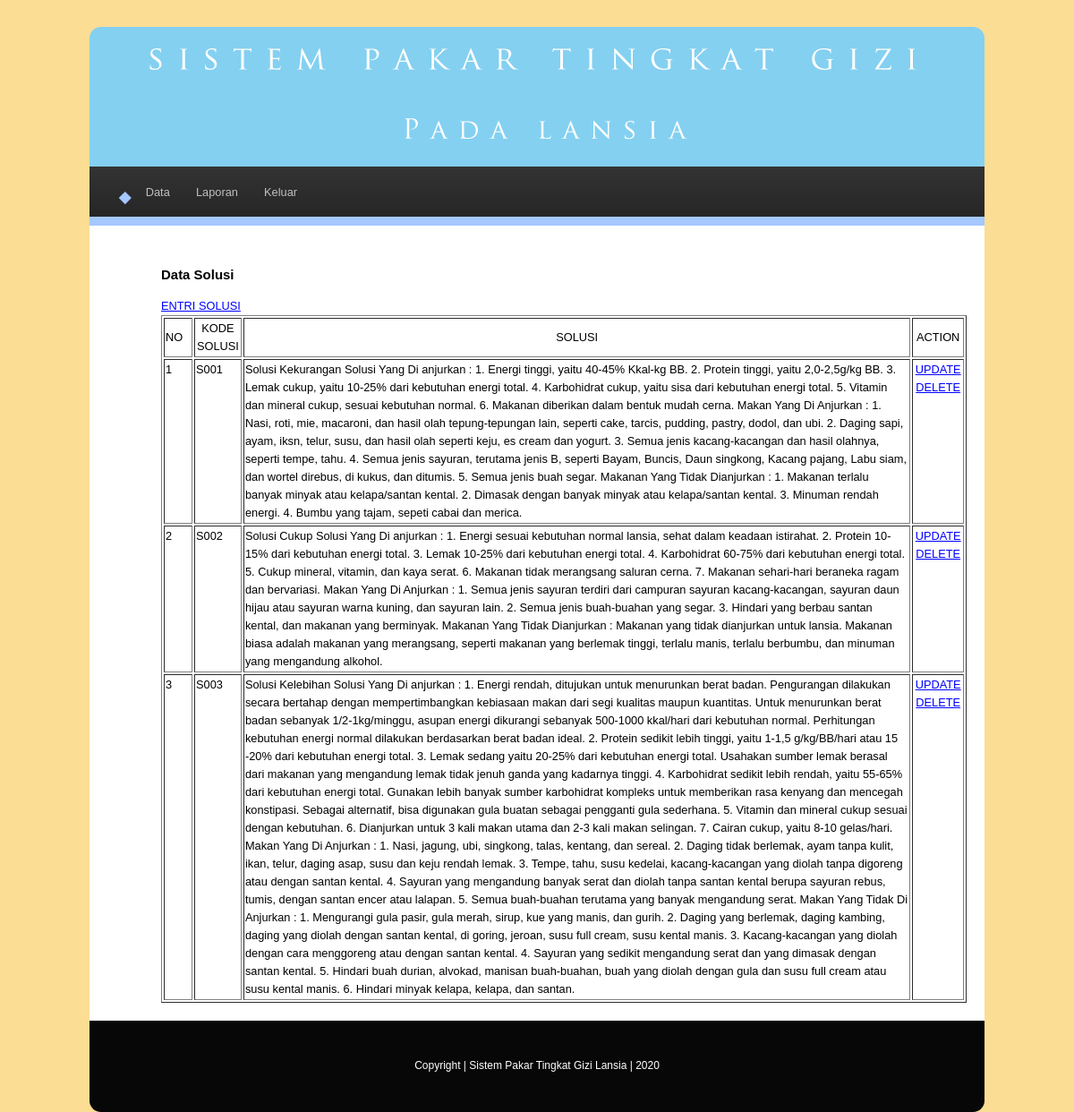
The app's page /admin/media.php?mod=solusi (signed in) with its own data.
### tables this page shows
CREATE TABLE IF NOT EXISTS `tblsolusi` (
  `idsolusi` varchar(5) NOT NULL,
  `keterangansolusi` text NOT NULL,
  PRIMARY KEY (`idsolusi`)
);

### admin/laporanterapi.php (the view)
<a href="?mod=entryterapi">ENTRI SOLUSI </a>
<table width="100%" border="1">
  <tr>
    <td width="28">NO</td>
    <td ><div align="center">KODE SOLUSI  </div></td>
    <td><div align="center">SOLUSI</div></td>
    <td><div align="center">ACTION</div></td>
  </tr>
  <?php
$no = 1 ;
$noo = 1 ;
$sql = mysql_query("SELECT * FROM tblsolusi");
while($hasil=mysql_fetch_array($sql))
{
$vidterapi = $hasil['idsolusi'];
$vketeranganterapi= $hasil['keterangansolusi'];
?>
  <tr>
    <td valign="top"><?php echo "$noo"; ?></td>
    <td valign="top"><?php echo "$vidterapi"; ?></td>
    <td valign="top"><?php echo "$vketeranganterapi"; ?></td>
    <td colspan="2" valign="top"><div align="center"><a href="media.php?mod=updateterapi&idterapi=<?php echo "$vidterapi"; ?>"> UPDATE </a>
    <a href="deleteterapi.php?idterapi=<?php echo $vidterapi;?> "> DELETE </a></div></td>
  </tr>
<?php $noo=$no+$noo;
} ?>
</table>

### admin/style.css (style rules this page uses)
body { font-size:0.8em; line-height:20px; font-family: "Trebuchet MS", Arial; width: 1000px; margin-top: 30px; margin-right: auto; margin-bottom: auto; margin-left: auto; background-image: url(../images/bcg.jpg); background-repeat: repeat; }
a { color:#0000FF; }

### records on screen
tblsolusi: idsolusi "S001", keterangansolusi "Solusi Kekurangan Solusi Yang Di anjurkan : 1. Energi tinggi, yaitu 40-45% Kkal-kg BB. 2. Protein tinggi, yaitu 2,0-2,5g/kg BB. 3. Lemak cukup, yaitu 10-25% dari kebutuhan energi total. 4. Karbohidrat cukup, yaitu sisa dari kebutuhan energi total. 5. Vitamin dan mineral cukup, sesuai kebutuhan normal. 6. Makanan diberikan dalam bentuk mudah cerna. Makan Yang Di Anjurkan : 1. Nasi, roti, mie, macaroni, dan hasil olah tepung-tepungan lain, seperti cake, tarcis, pudding, pastry, dodol, dan ubi. 2. Daging sapi, ayam, iksn, telur, susu, dan hasil olah seperti keju, es cream dan yogurt. 3. Semua jenis kacang-kacangan dan hasil olahnya, seperti tempe, tahu. 4. Semua jenis sayuran, terutama jenis…"
tblsolusi: noo "2", idsolusi "S002", keterangansolusi "Solusi Cukup Solusi Yang Di anjurkan : 1. Energi sesuai kebutuhan normal lansia, sehat dalam keadaan istirahat. 2. Protein 10-15% dari kebutuhan energi total. 3. Lemak 10-25% dari kebutuhan energi total. 4. Karbohidrat 60-75% dari kebutuhan energi total. 5. Cukup mineral, vitamin, dan kaya serat. 6. Makanan tidak merangsang saluran cerna. 7. Makanan sehari-hari beraneka ragam dan bervariasi. Makan Yang Di Anjurkan : 1. Semua jenis sayuran terdiri dari campuran sayuran kacang-kacangan, sayuran daun hijau atau sayuran warna kuning, dan sayuran lain. 2. Semua jenis buah-buahan yang segar. 3. Hindari yang berbau santan kental, dan makanan yang berminyak. Makanan Yang Tidak Dianjurkan : Makanan…"
tblsolusi: noo "3", idsolusi "S003", keterangansolusi "Solusi Kelebihan Solusi Yang Di anjurkan : 1. Energi rendah, ditujukan untuk menurunkan berat badan. Pengurangan dilakukan secara bertahap dengan mempertimbangkan kebiasaan makan dari segi kualitas maupun kuantitas. Untuk menurunkan berat badan sebanyak 1/2-1kg/minggu, asupan energi dikurangi sebanyak 500-1000 kkal/hari dari kebutuhan normal. Perhitungan kebutuhan energi normal dilakukan berdasarkan berat badan ideal. 2. Protein sedikit lebih tinggi, yaitu 1-1,5 g/kg/BB/hari atau 15 -20% dari kebutuhan energi total. 3. Lemak sedang yaitu 20-25% dari kebutuhan energi total. Usahakan sumber lemak berasal dari makanan yang mengandung lemak tidak jenuh ganda yang kadarnya tinggi. 4. Karbohidrat…"
